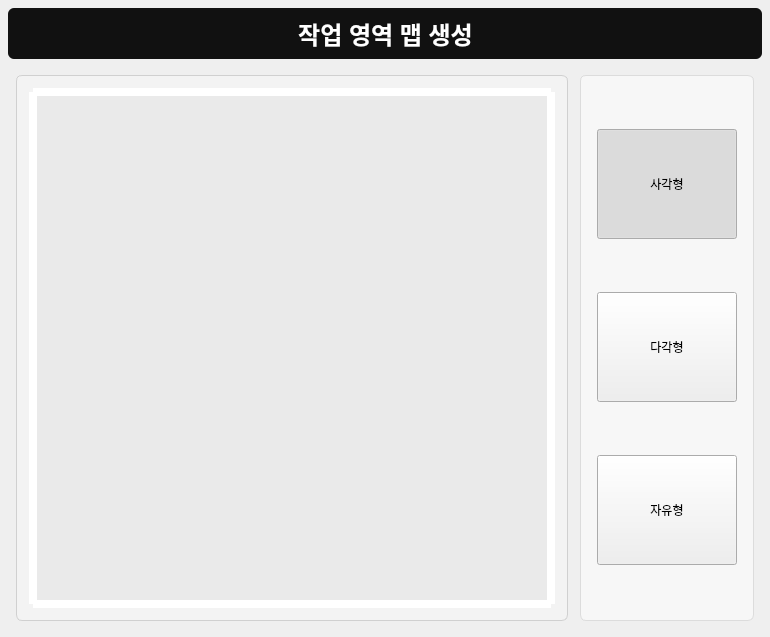
<?xml version="1.0" encoding="UTF-8"?>
<ui version="4.0">
 <class>WorkspaceMapWidget</class>
 <widget class="QWidget" name="WorkspaceMapWidget">
  <property name="geometry">
   <rect>
    <x>0</x>
    <y>0</y>
    <width>770</width>
    <height>622</height>
   </rect>
  </property>
  <property name="windowTitle">
   <string>작업 영역 맵 생성</string>
  </property>
  <layout class="QVBoxLayout" name="layout_root">
   <property name="spacing">
    <number>8</number>
   </property>
   <property name="leftMargin">
    <number>8</number>
   </property>
   <property name="topMargin">
    <number>8</number>
   </property>
   <property name="rightMargin">
    <number>8</number>
   </property>
   <property name="bottomMargin">
    <number>8</number>
   </property>
   <item>
    <widget class="QFrame" name="frameHeader">
     <property name="styleSheet">
      <string>QFrame#frameHeader{background:#111111; border-radius:6px;} QLabel#labelTitle{color:#ffffff; font-weight:700; font-size:18pt;}</string>
     </property>
     <property name="frameShape">
      <enum>QFrame::NoFrame</enum>
     </property>
     <layout class="QHBoxLayout" name="layout_header">
      <property name="leftMargin">
       <number>12</number>
      </property>
      <property name="topMargin">
       <number>8</number>
      </property>
      <property name="rightMargin">
       <number>12</number>
      </property>
      <property name="bottomMargin">
       <number>8</number>
      </property>
      <item>
       <spacer name="sp_header_l">
        <property name="orientation">
         <enum>Qt::Horizontal</enum>
        </property>
        <property name="sizeHint" stdset="0">
         <size>
          <width>40</width>
          <height>20</height>
         </size>
        </property>
       </spacer>
      </item>
      <item>
       <widget class="QLabel" name="labelTitle">
        <property name="text">
         <string>작업 영역 맵 생성</string>
        </property>
        <property name="alignment">
         <set>Qt::AlignCenter</set>
        </property>
       </widget>
      </item>
      <item>
       <spacer name="sp_header_r">
        <property name="orientation">
         <enum>Qt::Horizontal</enum>
        </property>
        <property name="sizeHint" stdset="0">
         <size>
          <width>40</width>
          <height>20</height>
         </size>
        </property>
       </spacer>
      </item>
     </layout>
    </widget>
   </item>
   <item>
    <widget class="QFrame" name="frameBody">
     <property name="frameShape">
      <enum>QFrame::NoFrame</enum>
     </property>
     <layout class="QHBoxLayout" name="layout_body">
      <property name="spacing">
       <number>12</number>
      </property>
      <property name="leftMargin">
       <number>8</number>
      </property>
      <property name="topMargin">
       <number>8</number>
      </property>
      <property name="rightMargin">
       <number>8</number>
      </property>
      <property name="bottomMargin">
       <number>8</number>
      </property>
      <item>
       <widget class="QFrame" name="frameMap">
        <property name="styleSheet">
         <string>QFrame#frameMap{background:#f3f3f3; border:1px solid #d0d0d0; border-radius:6px;} QGraphicsView#graphicsViewMap{background:#eaeaea; border:8px solid #ffffff; border-radius:4px;}</string>
        </property>
        <layout class="QVBoxLayout" name="layout_map">
         <property name="leftMargin">
          <number>12</number>
         </property>
         <property name="topMargin">
          <number>12</number>
         </property>
         <property name="rightMargin">
          <number>12</number>
         </property>
         <property name="bottomMargin">
          <number>12</number>
         </property>
         <item>
          <widget class="QGraphicsView" name="graphicsViewMap">
           <property name="minimumSize">
            <size>
             <width>520</width>
             <height>520</height>
            </size>
           </property>
           <property name="frameShape">
            <enum>QFrame::NoFrame</enum>
           </property>
          </widget>
         </item>
        </layout>
       </widget>
      </item>
      <item>
       <widget class="QFrame" name="frameTools">
        <property name="styleSheet">
         <string>QFrame#frameTools{background:#f7f7f7; border:1px solid #dcdcdc; border-radius:6px;} QToolButton#btnZoomIn, QToolButton#btnZoomOut{min-width:28px; min-height:28px; border:1px solid #cfd3d7; border-radius:14px; background:#ffffff; font-weight:700;} QToolButton#btnZoomIn:hover, QToolButton#btnZoomOut:hover{background:#f0f2f4;}</string>
        </property>
        <layout class="QVBoxLayout" name="layout_tools">
         <property name="spacing">
          <number>16</number>
         </property>
         <property name="leftMargin">
          <number>16</number>
         </property>
         <property name="topMargin">
          <number>16</number>
         </property>
         <property name="rightMargin">
          <number>16</number>
         </property>
         <property name="bottomMargin">
          <number>16</number>
         </property>
         <item>
          <widget class="QPushButton" name="btnRect">
           <property name="minimumSize">
            <size>
             <width>140</width>
             <height>110</height>
            </size>
           </property>
           <property name="text">
            <string>사각형</string>
           </property>
           <property name="checkable">
            <bool>true</bool>
           </property>
           <property name="checked">
            <bool>true</bool>
           </property>
          </widget>
         </item>
         <item>
          <widget class="QPushButton" name="btnPolygon">
           <property name="minimumSize">
            <size>
             <width>140</width>
             <height>110</height>
            </size>
           </property>
           <property name="text">
            <string>다각형</string>
           </property>
           <property name="checkable">
            <bool>true</bool>
           </property>
          </widget>
         </item>
         <item>
          <widget class="QPushButton" name="btnFree">
           <property name="minimumSize">
            <size>
             <width>140</width>
             <height>110</height>
            </size>
           </property>
           <property name="text">
            <string>자유형</string>
           </property>
           <property name="checkable">
            <bool>true</bool>
           </property>
          </widget>
         </item>
        </layout>
       </widget>
      </item>
     </layout>
    </widget>
   </item>
  </layout>
 </widget>
 <resources/>
 <connections/>
</ui>
